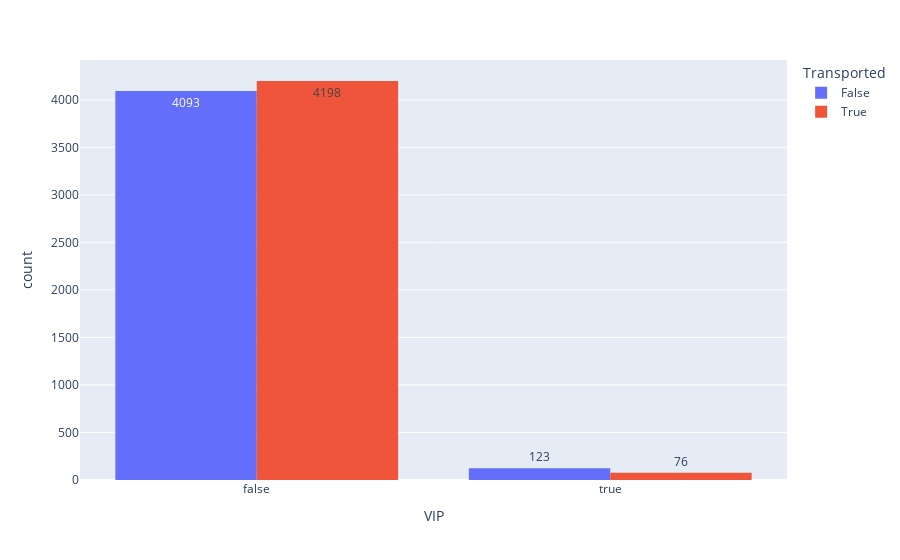

This figure's notebook cell:
### Code cell
px.histogram(train, x ='VIP', text_auto=True, color='Transported', barmode='group' )

### Figure 1 — Plotly figure (JSON) as saved in the notebook; plotly's stock layout.template omitted (floating-point values rounded to 4 significant figures; data arrays with more than 128 entries replaced by an {"elided": "..."} marker saying what was removed)
{"data": [{"alignmentgroup": "True", "bingroup": "x", "hovertemplate": "Transported=False<br>VIP=%{x}<br>count=%{y}<extra></extra>", "legendgroup": "False", "marker": {"color": "#636efa", "pattern": {"shape": ""}}, "name": "False", "offsetgroup": "False", "orientation": "v", "showlegend": true, "texttemplate": "%{value}", "type": "histogram", "x": {"elided": "4315 bool values"}, "xaxis": "x", "yaxis": "y"}, {"alignmentgroup": "True", "bingroup": "x", "hovertemplate": "Transported=True<br>VIP=%{x}<br>count=%{y}<extra></extra>", "legendgroup": "True", "marker": {"color": "#EF553B", "pattern": {"shape": ""}}, "name": "True", "offsetgroup": "True", "orientation": "v", "showlegend": true, "texttemplate": "%{value}", "type": "histogram", "x": {"elided": "4378 bool values"}, "xaxis": "x", "yaxis": "y"}], "layout": {"barmode": "group", "legend": {"title": {"text": "Transported"}, "tracegroupgap": 0}, "margin": {"t": 60}, "xaxis": {"anchor": "y", "domain": [0, 1], "title": {"text": "VIP"}}, "yaxis": {"anchor": "x", "domain": [0, 1], "title": {"text": "count"}}}}
